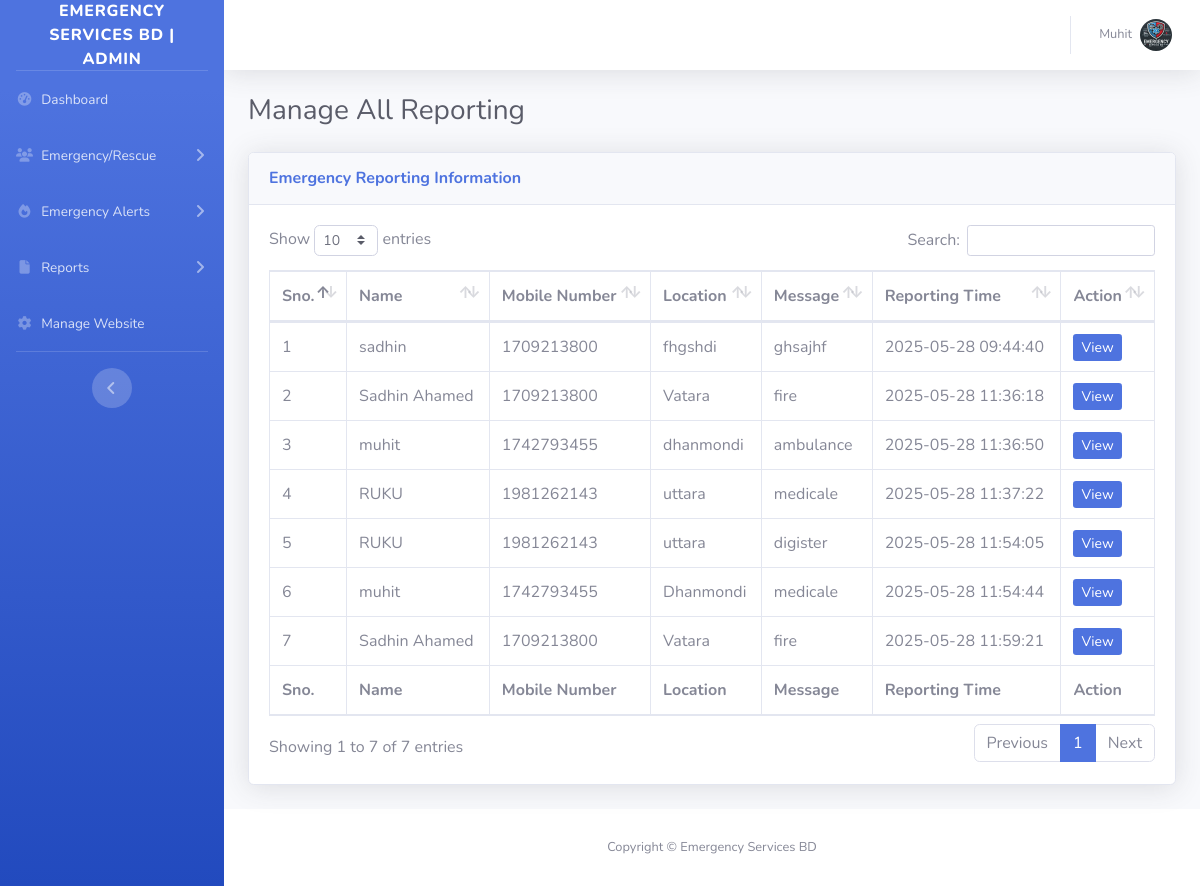
/ofrs/admin/all-requests.php (signed in), run on the app's committed database.
### tables this page shows
CREATE TABLE `tblsite` (
  `id` int(11) NOT NULL,
  `siteTitle` varchar(255) DEFAULT NULL,
  `siteLogo` varchar(255) DEFAULT NULL
);

CREATE TABLE `tblfirereport` (
  `id` int(11) NOT NULL,
  `fullName` varchar(255) DEFAULT NULL,
  `mobileNumber` bigint(12) DEFAULT NULL,
  `location` mediumtext DEFAULT NULL,
  `messgae` mediumtext DEFAULT NULL,
  `assignTo` int(11) DEFAULT NULL,
  `status` varchar(120) DEFAULT NULL,
  `postingDate` timestamp NULL DEFAULT current_timestamp(),
  `assignTime` varchar(255) DEFAULT NULL,
  `assignTme` varchar(255) NOT NULL
);

### ofrs/admin/all-requests.php (the view, shortened to what this page needs)
<?php session_start();
include_once('includes/config.php');
if (strlen($_SESSION['aid']==0)) {
  header('location:logout.php');
  } else{
?>
<!DOCTYPE html>
<html lang="en">
<head>
    <link href="vendor/fontawesome-free/css/all.min.css" rel="stylesheet" type="text/css">
    <link href="css/sb-admin-2.min.css" rel="stylesheet">
    <link href="vendor/datatables/dataTables.bootstrap4.min.css" rel="stylesheet">
</head>
<body id="page-top">
    <div id="wrapper">
  <?php include_once('includes/sidebar.php');?>
        <div id="content-wrapper" class="d-flex flex-column">
            <div id="content">
<?php include_once('includes/topbar.php');?>
                <div class="container-fluid">
                       <div class="d-sm-flex align-items-center justify-content-between mb-4">
                        <h1 class="h3 mb-0 text-gray-800">Manage All Reporting</h1>
                    </div>
                    <div class="card shadow mb-4">
                        <div class="card-header py-3">
                            <h6 class="m-0 font-weight-bold text-primary">Emergency Reporting Information</h6>
                        </div>
                        <div class="card-body">
                            <div class="table-responsive">
                                <table class="table table-bordered" id="dataTable" width="100%" cellspacing="0">
                                    <thead>
                                        <tr>
                                            <th>Sno.</th>
                                            <th>Name</th>
                                            <th>Mobile Number</th>
                                            <th>Location </th>
                                             <th>Message</th>
                                             <th>Reporting Time</th>
                                            <th>Action</th>
                                        </tr>
                                    </thead>
                                    <tfoot>
                                     <tr>
                                            <th>Sno.</th>
                                            <th>Name</th>
                                            <th>Mobile Number</th>
                                            <th>Location </th>
                                             <th>Message</th>
                                             <th>Reporting Time</th>
                                            <th>Action</th>
                                        </tr>
                                    </tfoot>
                                    <tbody>
<?php $query=mysqli_query($con,"select * from tblfirereport ");
$cnt=1;
while($row=mysqli_fetch_array($query)){
?>
                                        <tr>
                                            <td><?php echo $cnt;?></td>
                                            <td><?php echo $row['fullName'];?></td>
                                            <td><?php echo $row['mobileNumber'];?></td>
                                            <td><?php echo $row['location'];?></td>
                                            <td><?php echo $row['messgae'];?></td>
                                            <td><?php echo $row['postingDate'];?></td>
                                            <td>
                                <a href="request-details.php?requestid=<?php echo $row['id'];?>" class="btn-sm btn-primary">View</a>
                              </td>
                                        </tr>
                               <?php $cnt++;
                           } ?>
                                    </tbody>
                                </table>
                            </div>
                        </div>
                    </div>
                </div>
            </div>
    <?php include_once('includes/footer.php');?>
        </div>
    </div>
</body>
</html>
<?php } ?>

### ofrs/admin/includes/sidebar.php (shortened to what this page needs)
        <ul class="navbar-nav bg-gradient-primary sidebar sidebar-dark accordion" id="accordionSidebar">
<?php $query=mysqli_query($con,"select * from tblsite");
while($row=mysqli_fetch_array($query)){
$logo=$row['siteLogo'];
$wtitle=$row['siteTitle'];
}  ?>
            <a class="sidebar-brand d-flex align-items-center justify-content-center" href="dashboard.php">
                <div class="sidebar-brand-text mx-3"><?php echo $wtitle;?> | Admin</div>
            </a>
            <hr class="sidebar-divider my-0">
     <li class="nav-item">
                <a class="nav-link" href="dashboard.php">
                    <i class="fas fa-fw fa-tachometer-alt"></i>
                    <span>Dashboard</span></a>
            </li>
<li class="nav-item">
                <a class="nav-link collapsed" href="#" data-toggle="collapse" data-target="#collapsePages1" aria-expanded="true" aria-controls="collapsePages1">
                    <i class="fas fa-fw fa-users"></i>
                    <span>Emergency/Rescue</span>
                </a>
            </li>
<li class="nav-item">
                <a class="nav-link collapsed" href="#" data-toggle="collapse" data-target="#collapsePages" aria-expanded="true" aria-controls="collapsePages">
                    <i class="fas fa-fw fa-fire"></i>
                    <span>Emergency Alerts</span>
                </a>
            </li>
<li class="nav-item">
                <a class="nav-link collapsed" href="#" data-toggle="collapse" data-target="#collapsePages2" aria-expanded="true" aria-controls="collapsePages2">
                    <i class="fas fa-fw fa-file"></i>
                    <span>Reports</span>
                </a>
            </li>
     <li class="nav-item">
                <a class="nav-link" href="manage-site.php">
                      <i class="fas fa-fw fa-cog"></i>
                    <span>Manage Website</span></a>
            </li>
            <hr class="sidebar-divider d-none d-md-block">
            <div class="text-center d-none d-md-inline">
                <button class="rounded-circle border-0" id="sidebarToggle"></button>
            </div>
        </ul>

### ofrs/admin/includes/topbar.php (shortened to what this page needs)
      <nav class="navbar navbar-expand navbar-light bg-white topbar mb-4 static-top shadow">
            <?php if($_SESSION['aid']):?>
                    <ul class="navbar-nav ml-auto">
                        <li class="nav-item dropdown no-arrow">
                            <a class="nav-link dropdown-toggle" href="#" id="userDropdown" role="button"
                                data-toggle="dropdown" aria-haspopup="true" aria-expanded="false">
                <?php
$adid=$_SESSION['aid'];
$ret1=mysqli_query($con,"select AdminName from tbladmin where ID='$adid'");
while($row1=mysqli_fetch_array($ret1)){
?>
                                <span class="mr-2 d-none d-lg-inline text-gray-600 small"><?php  echo $row1['AdminName'];?></span>
                           <?php } ?>
                                <img class="img-profile rounded-circle"
                                    src="uploadeddata/<?php echo $logo;?>">
                            </a>
                        </li>
                    </ul>
                <?php endif;?>
                </nav>

### ofrs/admin/includes/footer.php
<footer class="sticky-footer bg-white">
    <div class="container my-auto">
        <div class="copyright text-center my-auto">
            <span>Copyright &copy; <?php echo $wtitle;?> </span>
        </div>
    </div>
</footer>

### data on the page
tblsite: siteTitle "EMERGENCY SERVICES BD", siteLogo (picture), siteTitle "Emergency Services BD"
tblfirereport: fullName "sadhin", mobileNumber "1709213800", location "fhgshdi", messgae "ghsajhf", postingDate "2025-05-28 09:44:40"
tblfirereport: fullName "Sadhin Ahamed", mobileNumber "1709213800", location "Vatara", messgae "fire", postingDate "2025-05-28 11:36:18"
tblfirereport: fullName "muhit", mobileNumber "1742793455", location "dhanmondi", messgae "ambulance", postingDate "2025-05-28 11:36:50"
tblfirereport: fullName "RUKU", mobileNumber "1981262143", location "uttara", messgae "medicale", postingDate "2025-05-28 11:37:22"
tblfirereport: fullName "RUKU", mobileNumber "1981262143", location "uttara", messgae "digister", postingDate "2025-05-28 11:54:05"
tblfirereport: fullName "muhit", mobileNumber "1742793455", location "Dhanmondi", messgae "medicale", postingDate "2025-05-28 11:54:44"
tblfirereport: fullName "Sadhin Ahamed", mobileNumber "1709213800", location "Vatara", messgae "fire", postingDate "2025-05-28 11:59:21"

### other printed values
$row1['AdminName'] "Muhit"
